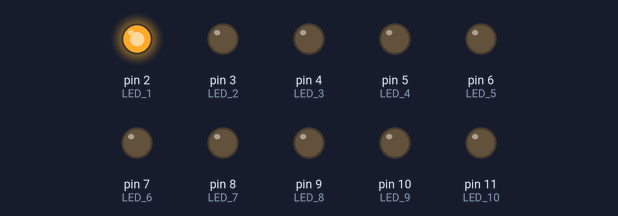
Simulated run of this sketch. Board: Arduino Uno, built with avr-gcc and run on an emulated ATmega328P. Parts: output pins drawn as LEDs (lit = HIGH).

Above: at 0.04 s.
At 0.29 s:
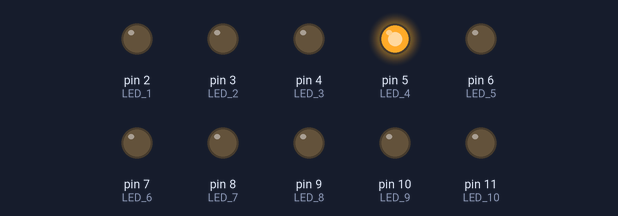
At 0.72 s:
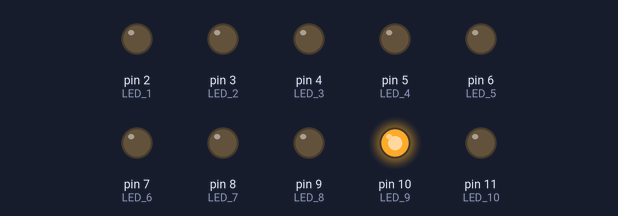
At 1.48 s:
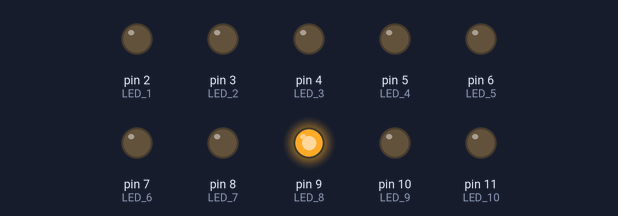
At 2.16 s:
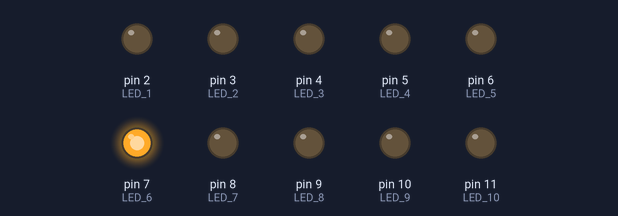
At 2.93 s:
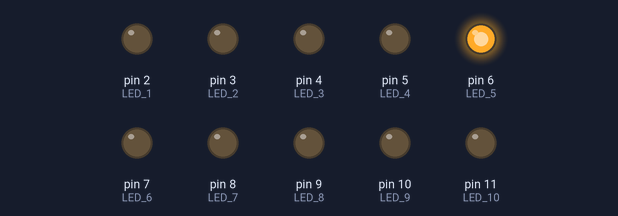
Timing chart, 0 to 3.2 s (numbered marks = the images above):
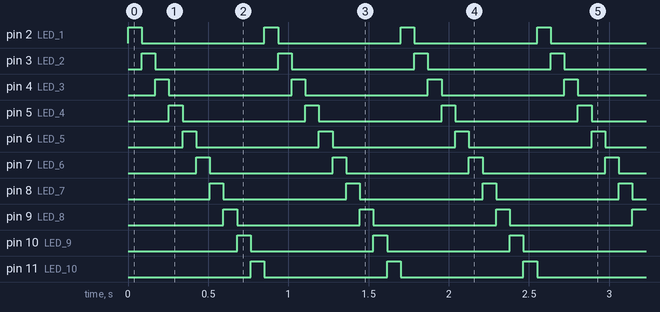

Measured:
- by itself, pin 2 (LED_1), pin 3 (LED_2), pin 4 (LED_3), pin 5 (LED_4), pin 6 (LED_5), pin 7 (LED_6), pin 8 (LED_7), pin 9 (LED_8), pin 10 (LED_9), pin 11 (LED_10): alternates HIGH for 0.09 s and LOW for 0.77 s
- by itself, everything shown: repeats every 0.85 s, in 10 steps

The sketch:

coeur.c.ino
```cpp
#include "coeur.h"
#include "param.h"

int TabPinLed[10]={2,3,4,5,6,7,8,9,10,11};
int TabPinLed_1[10]={11,10,9,8,7,6,5,4,3,2};
int TabPinLed_2[5]={2,4,6,8,10};
int TabPinLed_3[5]={3,5,7,9,11};
int TabPinLed_4[4]={2,5,8,11};
int TabPinLed_5[4]={3,5,9,2};
int TabPinLed_6[4]={4,7,10,3};
int TabPinLed_7[5]={2,3,4,5,6};
int TabPinLed_8[5]={7,8,9,10,11};
int i;

// Initialization of the DELLs'numbers all the "#define" lines associate a DELL to a number.

#define LED_1 2
#define LED_2 3
#define LED_3 4
#define LED_4 5
#define LED_5 6
#define LED_6 7
#define LED_7 8
#define LED_8 9
#define LED_9 10
#define LED_10 11

/*
Initialization of the blinking mode
LED_MODE 1 = bCoeur
LED_MODE 2 = unSurDeux
LED_MODE 3 = unSurTrois
LED_MODE 4 = auchoix
LED_MODE 5 = Chenille
 */

#define LED_auChoix 5


//Those lines define pinmodes of the Arduino as outputs so each pinmode is associate with a DELL

void setup() {
  Serial.begin(9600);
  pinMode(LED_1, OUTPUT);
  pinMode(LED_2, OUTPUT);
  pinMode(LED_3, OUTPUT);
  pinMode(LED_4, OUTPUT);
  pinMode(LED_5, OUTPUT);
  pinMode(LED_6, OUTPUT);
  pinMode(LED_7, OUTPUT);
  pinMode(LED_8, OUTPUT);
  pinMode(LED_9, OUTPUT);
  pinMode(LED_10, OUTPUT);
}

//Main loop, the switch is connected with LED_MODE's value so we have cases for all the value we can put into LED_MODE as it was said before.

void loop() {
   switch(LED_MODE){
      case 1 :
        Mode_bCoeur();
        break;
      case 2 :
        Mode_unSurDeux();
        break;
      case 3 :
        Mode_unSurTrois();
        break;
      case 4 :
        Mode_auChoix();
        break;
      case 5 :
        Mode_chenille();
        break;
      case 6 :
        Mode_fade();
        break;
      case 7:
        Mode_moitie();
        break;
      case 8:
        Mode_chenillard();
        break;
      case 9:
        Mode_allerRetour();
        break;
           default:
        while(1);
        }
}
```

coeur.h
```cpp
#ifndef COEUR
#define COEUR

//All the prototypes

void Mode_bCoeur();
void Mode_unSurDeux();
void Mode_unSurTrois();
void Mode_auChoix();
void Mode_chenille();
void Mode_fade();
void Mode_moitie();
void Mode_chenillard();
void Mode_allerRetour();

#endif
```

param.h
```cpp
//Defining of the blinking mode.

#define LED_MODE 5
```

param.ino
```cpp
//In this file, we can see two instructions "HIGH" and "LOW". It's for the DELLs, if it's "HIGH", the DELL will be lit and so if it's "LOW", The DELL won't be lit.

//With this function, all the DELLs will be "HIGH" in the same time and "LOW".

//The "digitalWrite" instruction allows the DELLs to be Lit up or trun off.


void Mode_bCoeur()
{
    for (i=0; i<10; i++)
    {
      digitalWrite(TabPinLed[i],HIGH);
    }
//We use this delay before we get the IR sensor, with this delay we've got approximately 70 heartbeats by minute.
        delay(428);
    for (i=0; i<10; i++)
    {
      digitalWrite(TabPinLed[i],LOW);
    }
       delay(428);
}


//With the "unSurDeux" mode, the Arduino will lit just the half of the DELLs at every heartbeat.

void Mode_unSurDeux()
{
    for (i=0; i<5; i++)
    {
      digitalWrite(TabPinLed_2[i],HIGH);
      digitalWrite(TabPinLed_3[i],LOW);
    }
        delay(857);
    for (i=0; i<5; i++)
    {
      digitalWrite(TabPinLed_2[i],LOW);
      digitalWrite(TabPinLed_3[i],HIGH);
    }
        delay(857);
}

//With the "unSurTrois" mode, the Arduino will lit just one of three DELLs at every heartbeat.

void Mode_unSurTrois()
{
    for (i=0; i<4; i++)
    {
      digitalWrite(TabPinLed_4[i],HIGH);
      digitalWrite(TabPinLed_5[i],LOW);
      digitalWrite(TabPinLed_6[i],LOW);
    }
        delay(857);
    for (i=0; i<4; i++)
    {
      digitalWrite(TabPinLed_4[i],LOW);
      digitalWrite(TabPinLed_5[i],HIGH);
      digitalWrite(TabPinLed_6[i],LOW);
    }
        delay(857);
    for (i=0; i<4; i++)
    {
      digitalWrite(TabPinLed_4[i],LOW);
      digitalWrite(TabPinLed_5[i],LOW);
      digitalWrite(TabPinLed_6[i],HIGH);
    }
        delay(857);
}

//The "auChoix" mode, just the choosen DELL will be lit and no other.

 void Mode_auChoix()
{
  digitalWrite(LED_auChoix,HIGH);
  delay(428);
  digitalWrite(LED_auChoix,LOW);
  delay(428);
}

//The "chenillard" mode, it's the opposite of the "fade" mode.

void Mode_chenillard()
{
    for (i=0; i<10; i++)
    {
      digitalWrite(TabPinLed[i],HIGH);
      delay(85);
    }
    for (i=0; i<10; i++)
    {
      digitalWrite(TabPinLed[i],LOW);
      delay(85);
    }
}

//It's the "fade" mode, at the start, all the LEDs are lit and they turn off one after the other.

void Mode_fade()
{
    for (i=0; i<10; i++)
    {
      digitalWrite(TabPinLed[i],HIGH);
    }
    delay(85);
    for (i=0; i<10; i++)
    {
      digitalWrite(TabPinLed[i],LOW);
    delay(85);
    }
}

//It's the "moitié" mode, it's like a worm, half of LEDs are lit and whene the last LED goes off, a new LED goes lit.

void Mode_moitie()
{
      for (i=0; i<5; i++)
    {
      digitalWrite(TabPinLed_7[i],HIGH);
      digitalWrite(TabPinLed_8[i],LOW);
      delay(857);
    }
           for (i=0; i<5; i++)
    {
      digitalWrite(TabPinLed_7[i],LOW);
      digitalWrite(TabPinLed_8[i],HIGH);
      delay(857);
    }
}

//It's the "chenille" mode, it's a sort of queue, when a LED goes lit, the former LED goes off.

void Mode_chenille()
{
    digitalWrite(LED_1,HIGH);
        delay(85);
    digitalWrite(LED_1,LOW);
    digitalWrite(LED_2,HIGH);
        delay(85);
    digitalWrite(LED_2,LOW);
    digitalWrite(LED_3,HIGH);
        delay(85);
    digitalWrite(LED_3,LOW);
    digitalWrite(LED_4,HIGH);
        delay(85);
    digitalWrite(LED_4,LOW);
    digitalWrite(LED_5,HIGH);
        delay(85);
    digitalWrite(LED_5,LOW);
    digitalWrite(LED_6,HIGH);
        delay(85);
    digitalWrite(LED_6,LOW);
    digitalWrite(LED_7,HIGH);
        delay(85);
    digitalWrite(LED_7,LOW);
    digitalWrite(LED_8,HIGH);
        delay(85);
    digitalWrite(LED_8,LOW);
    digitalWrite(LED_9,HIGH);
        delay(85);
    digitalWrite(LED_9,LOW);
    digitalWrite(LED_10,HIGH);
        delay(85);
    digitalWrite(LED_10,LOW);
}

//It's the "allerRetour" mode, it's a mix between the "fade" and the "chenillard" mode

void Mode_allerRetour()
{
    for (i=0; i<10; i++)
    {
      digitalWrite(TabPinLed[i],HIGH);
      delay(85);
    }
    for (i=0; i<10; i++)
    {
      digitalWrite(TabPinLed_1[i],LOW);
      delay(85);
    }
}
```
